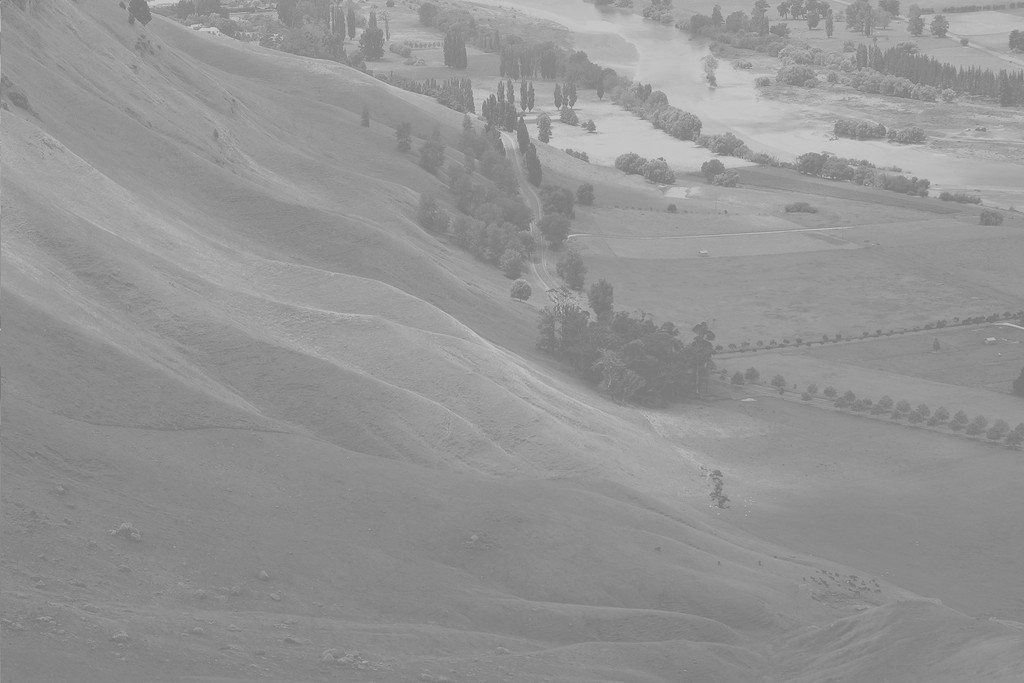
#> input picture relatorio9/hill.jpg, 1024 x 683 px
$ python ex2.py
#> lines starting #> are read from the running program, lines starting #| are printed output that depends on the picture
import numpy as np
import matplotlib.pyplot as plt
from PIL import Image

# Carregar a imagem em escala de cinza
imagem_gray = np.array(Image.open('hill.jpg'))
#> imagem_gray is the input picture: shape (683, 1024); min 114, max 208, mean 148

# Calcular o histograma da imagem
hist_gray, bins_gray = np.histogram(imagem_gray.ravel(), bins=256, range=(0, 255))
#> hist_gray = 256 values, max 28663 at index 137, min 0 at index 0, mean 2732; bins_gray = 257 values from 0 to 255

# Calcular a função de densidade cumulativa (histograma cumulativo)
fdc = np.cumsum(hist_gray)
#> fdc = 256 values from 0 to 699392

# Aplicar a técnica de equalização de histograma
l, c = imagem_gray.shape
#> l = 683; c = 1024
imagem_equalizada = np.zeros_like(imagem_gray)
for intensidade in range(256):
    novo_valor = np.round((fdc[intensidade] - np.min(fdc)) / ((l * c) - np.min(fdc)) * 255)
    imagem_equalizada[imagem_gray == intensidade] = novo_valor
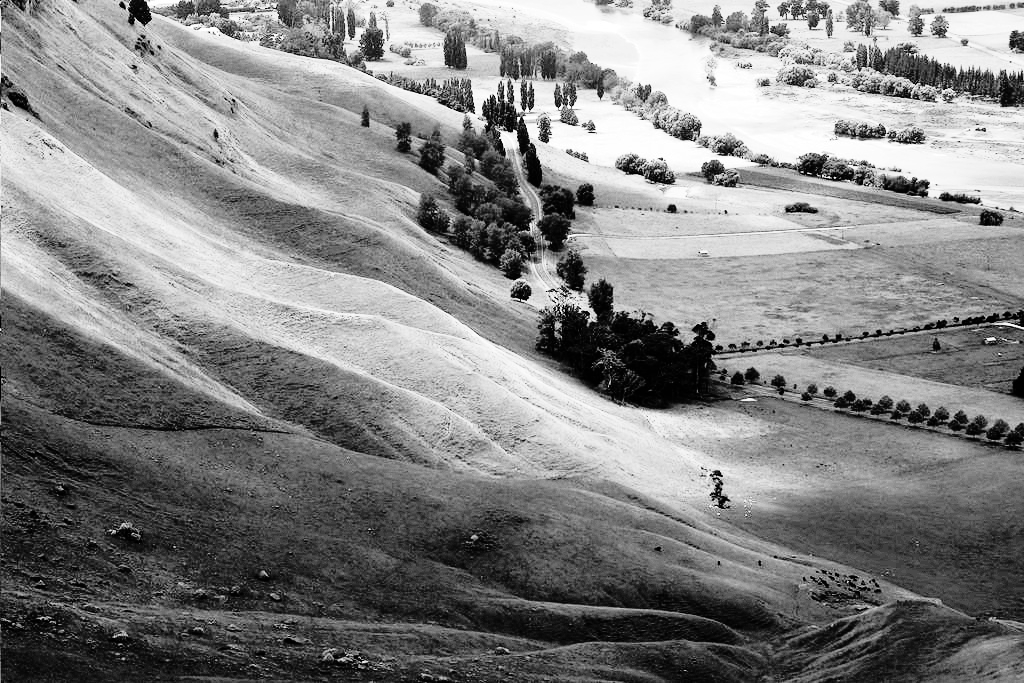
#> imagem_equalizada: shape (683, 1024); min 0, max 255, mean 130.6

# Exibir a imagem original e a imagem equalizada
plt.figure(figsize=(10, 5))

plt.subplot(1, 2, 1)
plt.imshow(imagem_gray, cmap='gray')
plt.title('Imagem original')
plt.axis('off')

plt.subplot(1, 2, 2)
plt.imshow(imagem_equalizada, cmap='gray')
plt.title('Imagem equalizada')
plt.axis('off')

plt.show()
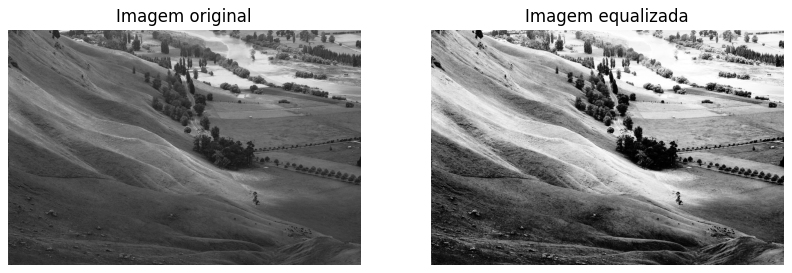
#> figure drawn by matplotlib, 2 panels
